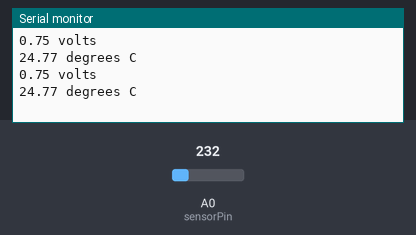
Simulated run of this sketch. Board: ESP8266 (NodeMCU). On the bench: the last lines printed to the serial monitor. Inputs (shaded band) come from the test bench; at power-on: A0 (sensorPin) = 232.

Above: at 1.8 s.
1.9 s: A0 (sensorPin) set to 250
At 2.7 s:
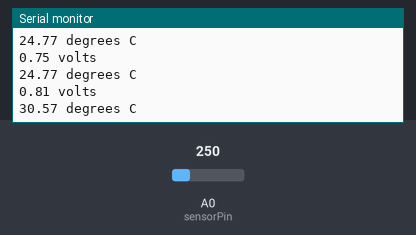
3.4 s: A0 (sensorPin) set to 266
At 4.8 s:
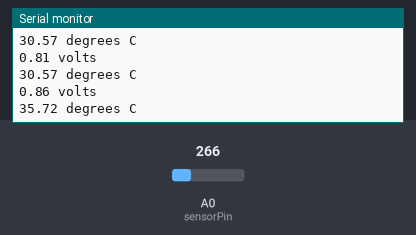
Timing chart, 0 to 6.4 s (numbered marks = the images above; inputs shaded):
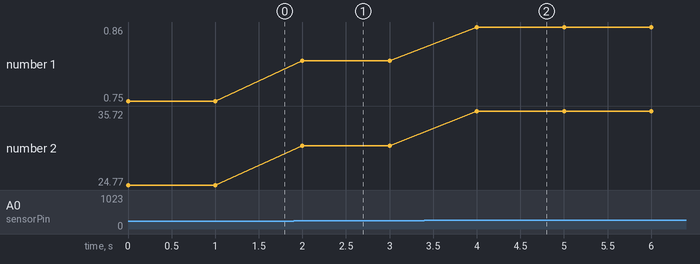

The sketch:

tmp36-temperature-sensor.ino
```cpp
/*
 * Simple sketch that reads the analogue voltage from a TMP36 temperature sensor,
 * converts the voltage reading to temperature, and prints that temperature to
 * the serial console.
 *
 * The TMP36 uses an analogue voltage with 10mV per degree resolution, with a
 * 500mV offset to allow for negative temeratures.
 */

//TMP36 Pin Variables
int sensorPin = A0; // the analog pin the TMP36's Vout (sense) pin is connected to
                    // for ESP32, use pin 34

// ARef or voltage range of board's ADC. Some calibration may be required,
// particularly for ESP8266 or ESP32 boards.
// For 5v arduino, use 5.0
// For 3.3v arduino, use 3.3
// For D1 mini, use between approx 3.03 to 3.2
// For Lolin32, use between approx 1.0 to 1.08
float aRef = 3.3;

void setup()
{
  Serial.begin(9600);  //Start the serial connection with the computer
                       //to view the result open the serial monitor

  // wait until serial port opens
  while (! Serial) {
    delay(1);
  }
}

void loop()
{
  // get the voltage reading from the temperature sensor
  // reading is 10-bit bit depth
  int reading = analogRead(sensorPin);

  // convert that reading to voltage
  float voltage = reading * aRef / 1024.0;

  // print out the voltage
  Serial.print(voltage); Serial.println(" volts");

  // convert voltage to temperature
  // 10 mv per degree with 500 mV offset
  float temperatureC = (voltage - 0.5) * 100;  //multiple by 100 is same as divide by 0.01 (10mV)

  // now print out the temperature
  Serial.print(temperatureC); Serial.println(" degrees C");

  delay(1000); //wait a second
}
```

Measured:
- after the input at 1.9 s, the serial monitor: prints a new line after 0.10 s (image 1)
- after the input at 3.4 s, the serial monitor: prints a new line after 0.60 s (image 2)
- plotted number 1: 0.75 → 0.81 after the input at 1.9 s, 0.81 → 0.86 after the input at 3.4 s
- plotted number 2: 24.77 → 30.57 after the input at 1.9 s, 30.57 → 35.72 after the input at 3.4 s
